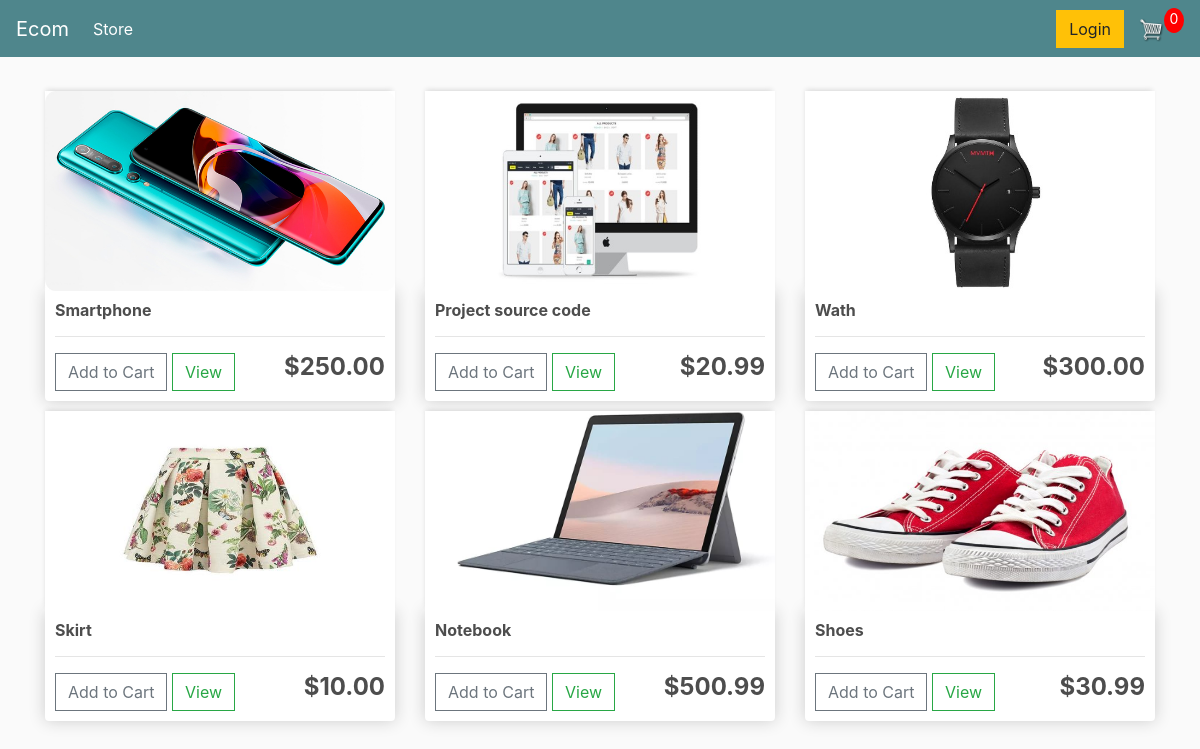
The page / on the database its author committed.
### store/models.py (models this page shows, shortened)
class Product(models.Model):
    name = models.CharField(max_length=200)
    price = models.DecimalField(max_digits=7, decimal_places=2)
    digital = models.BooleanField(default=False, null=True, blank=True)
    image = models.ImageField(null=True, blank=True)
    @property
    def imageURL(self):
        try:
            url = self.image.url
        except:
            url = ''
        return url

### store/views.py (the view)
# urls.py: path('', include('store.urls'))
def store(request):
    data = cartData(request)
    cartItems = data['cartItems']
    order = data['order']
    items = data['items']
    products = Product.objects.all()
    context = {'products': products, 'cartItems': cartItems}
    return render(request, 'store/store.html', context)

### store/utils.py (called while the page is built, shortened)
def cookieCart(request):
    try:
        cart = json.loads(request.COOKIES['cart'])
    except:
        cart = {}
        print('CART:', cart)
    items = []
    order = {'get_cart_total': 0, 'get_cart_items': 0, 'shipping': False}
    cartItems = order['get_cart_items']
    return {'cartItems': cartItems, 'order': order, 'items': items}

def cartData(request):
    if request.user.is_authenticated:
        customer = request.user.customer
        order, created = Order.objects.get_or_create(customer=customer, complete=False)
        items = order.orderitem_set.all()
        cartItems = order.get_cart_items
    else:
        cookieData = cookieCart(request)
        cartItems = cookieData['cartItems']
        order = cookieData['order']
        items = cookieData['items']
    return {'cartItems': cartItems, 'order': order, 'items': items}

### store/templates/store/store.html
{% extends 'store/main.html' %}
{% load static %}
{% block content %}
<div class="row">
    {% for product in products %}
    <div class="col-lg-4">
        <img class="thumbnail" src="{{product.imageURL}}">
        <div class="box-element product">
            <h6><strong>{{product.name}}</strong></h6>
            <hr>
            <button data-product="{{product.id}}" data-action="add"
                    class="btn btn-outline-secondary add-btn update-cart">Add to Cart
            </button>
            <a class="btn btn-outline-success" href="#">View</a>
            <h4 style="display: inline-block; float: right"><strong>${{product.price|floatformat:2}}</strong></h4>
        </div>
    </div>
    {% endfor %}
</div>
{% endblock content %}

### static/css/main.css (style rules this page uses)
body { background-color: hsl(0, 0%, 98%); }
h1,h2,h3,h4,h5,h6 { color:hsl(0, 0%, 30%); }
.box-element { box-shadow:hsl(0, 0%, 80%) 0 0 16px; background-color: #fff; border-radius: 4px; padding: 10px; }
.thumbnail { width: 100%; height: 200px; -webkit-box-shadow: -1px -3px 5px -2px rgba(214,214,214,1); -moz-box-shadow: -1px -3px 5px -2px rgba(214,214,214,1); box-shadow: -1px -3px 5px -2px rgba(214,214,214,1); }
.product { border-radius: 0 0 4px 4px; }
.col-lg-4, .col-lg-6, .col-lg-8, .col-lg-12 { margin-top: 10px; }
.btn { border-radius: 0; }

### rows shown on the page
Product: imageURL (picture), name "Smartphone", price "250.00"
Product: imageURL (picture), name "Project source code", price "20.99"
Product: imageURL (picture), name "Wath", price "300.00"
Product: imageURL (picture), name "Skirt", price "10.00"
Product: imageURL (picture), name "Notebook", price "500.99"
Product: imageURL (picture), name "Shoes", price "30.99"

### other values the page prints
{{ cartItems }} "0"
